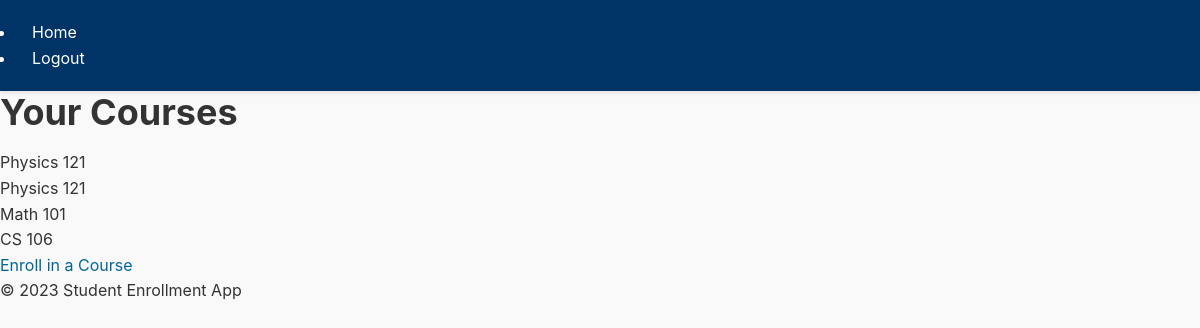
The app's page /student/courses (signed in) with its own data.
### app/models.py (models this page shows, shortened)
class Course(db.Model):
    id = db.Column(db.Integer, primary_key=True)
    name = db.Column(db.String(120), index=True, unique=True, nullable=False)
    capacity = db.Column(db.Integer, nullable=False)
    teacher_id = db.Column(db.Integer, db.ForeignKey('user.id'), nullable=False)  # Link to the teacher
    teacher = db.relationship('User', backref='courses')  # Backref to access courses taught by the teacher
    enrollments = db.relationship('Enrollment', back_populates='course', lazy='dynamic')

### app/routes.py (the view)
    @app.route('/student/courses')
    @login_required
    def student_courses():
        enrollments = Enrollment.query.filter_by(student_id=current_user.id).all()
        courses = [e.course for e in enrollments]
        return render_template('student/courses.html', courses=courses)

### app/__init__.py (called while the page is built)
def create_app():
    app = Flask(__name__)
    app.config.from_object(Config)
    db.init_app(app)
    login_manager.init_app(app)
    admin.name = 'Admin Mode'
    admin.url = '/admin_panel'
    admin.init_app(app)
    with app.app_context():
        from app.models import User, Course, Enrollment
        admin.add_view(ModelView(User, db.session))
        admin.add_view(ModelView(Course, db.session))
        admin.add_view(ModelView(Enrollment, db.session))
        db.create_all()
    from app.routes import init_routes
    init_routes(app)
    @login_manager.user_loader
    def load_user(user_id):
        return User.query.get(int(user_id))
    return app

### app/templates/student/courses.html
{% extends 'base.html' %}
{% block content %}
  <h1>Your Courses</h1>
  <ul>
    {% for course in courses %}
      <li>{{ course.name }}</li>
    {% endfor %}
  </ul>
  <a href="{{ url_for('student_enroll') }}">Enroll in a Course</a>
{% endblock %}

### app/static/base.css (style rules this page uses)
*, *::before, *::after { box-sizing: border-box; margin: 0; padding: 0; }
body { font-family: 'Inter', system-ui, -apple-system, sans-serif; margin: 0; padding: 0; background-color: #f9f9f9; color: #333; line-height: 1.6; min-height: 100vh; }
h1, h2, h3, h4, h5, h6 { margin-bottom: 1rem; line-height: 1.2; }
h1 { font-size: 2.25rem; }
a { color: #006699; text-decoration: none; transition: color 0.2s; }

### records on screen
Course: name "Physics 121"
Course: name "Math 101"
Course: name "CS 106"
